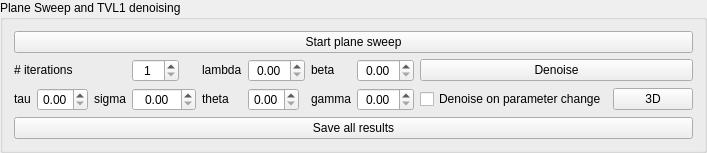
     <widget class="QGroupBox" name="groupBox_3">
      <property name="sizePolicy">
       <sizepolicy hsizetype="Preferred" vsizetype="Preferred">
        <horstretch>0</horstretch>
        <verstretch>0</verstretch>
       </sizepolicy>
      </property>
      <property name="title">
       <string>Plane Sweep and TVL1 denoising</string>
      </property>
      <layout class="QGridLayout" name="gridLayout_10">
       <item row="1" column="0" colspan="3">
        <widget class="QLabel" name="label_16">
         <property name="sizePolicy">
          <sizepolicy hsizetype="Fixed" vsizetype="Fixed">
           <horstretch>0</horstretch>
           <verstretch>0</verstretch>
          </sizepolicy>
         </property>
         <property name="text">
          <string># iterations</string>
         </property>
         <property name="buddy">
          <cstring>nIters</cstring>
         </property>
        </widget>
       </item>
       <item row="1" column="5">
        <widget class="QDoubleSpinBox" name="lambda">
         <property name="sizePolicy">
          <sizepolicy hsizetype="Fixed" vsizetype="Fixed">
           <horstretch>0</horstretch>
           <verstretch>0</verstretch>
          </sizepolicy>
         </property>
         <property name="alignment">
          <set>Qt::AlignCenter</set>
         </property>
         <property name="singleStep">
          <double>0.100000000000000</double>
         </property>
        </widget>
       </item>
       <item row="1" column="4">
        <widget class="QLabel" name="tvl1_lambda_label">
         <property name="sizePolicy">
          <sizepolicy hsizetype="Fixed" vsizetype="Fixed">
           <horstretch>0</horstretch>
           <verstretch>0</verstretch>
          </sizepolicy>
         </property>
         <property name="text">
          <string>lambda</string>
         </property>
         <property name="buddy">
          <cstring>lambda</cstring>
         </property>
        </widget>
       </item>
       <item row="2" column="0">
        <widget class="QLabel" name="tvl1_tau_label">
         <property name="sizePolicy">
          <sizepolicy hsizetype="Fixed" vsizetype="Fixed">
           <horstretch>0</horstretch>
           <verstretch>0</verstretch>
          </sizepolicy>
         </property>
         <property name="text">
          <string>tau</string>
         </property>
         <property name="buddy">
          <cstring>tvl1_tau</cstring>
         </property>
        </widget>
       </item>
       <item row="2" column="2">
        <widget class="QLabel" name="tvl1_sigma_label">
         <property name="sizePolicy">
          <sizepolicy hsizetype="Fixed" vsizetype="Fixed">
           <horstretch>0</horstretch>
           <verstretch>0</verstretch>
          </sizepolicy>
         </property>
         <property name="text">
          <string>sigma</string>
         </property>
         <property name="buddy">
          <cstring>tvl1_sigma</cstring>
         </property>
        </widget>
       </item>
       <item row="2" column="5">
        <widget class="QDoubleSpinBox" name="tvl1_theta">
         <property name="sizePolicy">
          <sizepolicy hsizetype="Fixed" vsizetype="Fixed">
           <horstretch>0</horstretch>
           <verstretch>0</verstretch>
          </sizepolicy>
         </property>
         <property name="alignment">
          <set>Qt::AlignCenter</set>
         </property>
         <property name="maximum">
          <double>1.000000000000000</double>
         </property>
         <property name="singleStep">
          <double>0.100000000000000</double>
         </property>
        </widget>
       </item>
       <item row="2" column="4">
        <widget class="QLabel" name="tvl1_theta_label">
         <property name="sizePolicy">
          <sizepolicy hsizetype="Fixed" vsizetype="Fixed">
           <horstretch>0</horstretch>
           <verstretch>0</verstretch>
          </sizepolicy>
         </property>
         <property name="text">
          <string>theta</string>
         </property>
         <property name="buddy">
          <cstring>tvl1_theta</cstring>
         </property>
        </widget>
       </item>
       <item row="2" column="1">
        <widget class="QDoubleSpinBox" name="tvl1_tau">
         <property name="sizePolicy">
          <sizepolicy hsizetype="Fixed" vsizetype="Fixed">
           <horstretch>0</horstretch>
           <verstretch>0</verstretch>
          </sizepolicy>
         </property>
         <property name="alignment">
          <set>Qt::AlignCenter</set>
         </property>
         <property name="maximum">
          <double>1.000000000000000</double>
         </property>
         <property name="singleStep">
          <double>0.050000000000000</double>
         </property>
        </widget>
       </item>
       <item row="1" column="6">
        <widget class="QLabel" name="tvl1_beta_label">
         <property name="sizePolicy">
          <sizepolicy hsizetype="Fixed" vsizetype="Fixed">
           <horstretch>0</horstretch>
           <verstretch>0</verstretch>
          </sizepolicy>
         </property>
         <property name="text">
          <string>beta</string>
         </property>
         <property name="buddy">
          <cstring>tvl1_beta</cstring>
         </property>
        </widget>
       </item>
       <item row="2" column="6">
        <widget class="QLabel" name="tvl1_gamma_label">
         <property name="sizePolicy">
          <sizepolicy hsizetype="Fixed" vsizetype="Fixed">
           <horstretch>0</horstretch>
           <verstretch>0</verstretch>
          </sizepolicy>
         </property>
         <property name="text">
          <string>gamma</string>
         </property>
         <property name="buddy">
          <cstring>tvl1_gamma</cstring>
         </property>
        </widget>
       </item>
       <item row="2" column="8">
        <widget class="QCheckBox" name="tvl1_rtupdate_box">
         <property name="sizePolicy">
          <sizepolicy hsizetype="Fixed" vsizetype="Fixed">
           <horstretch>0</horstretch>
           <verstretch>0</verstretch>
          </sizepolicy>
         </property>
         <property name="text">
          <string>Denoise on parameter change</string>
         </property>
        </widget>
       </item>
       <item row="2" column="3">
        <widget class="QDoubleSpinBox" name="tvl1_sigma">
         <property name="sizePolicy">
          <sizepolicy hsizetype="Fixed" vsizetype="Fixed">
           <horstretch>0</horstretch>
           <verstretch>0</verstretch>
          </sizepolicy>
         </property>
         <property name="alignment">
          <set>Qt::AlignCenter</set>
         </property>
         <property name="maximum">
          <double>100.000000000000000</double>
         </property>
        </widget>
       </item>
       <item row="1" column="3">
        <widget class="QSpinBox" name="nIters">
         <property name="sizePolicy">
          <sizepolicy hsizetype="Fixed" vsizetype="Fixed">
           <horstretch>0</horstretch>
           <verstretch>0</verstretch>
          </sizepolicy>
         </property>
         <property name="alignment">
          <set>Qt::AlignCenter</set>
         </property>
         <property name="minimum">
          <number>1</number>
         </property>
         <property name="maximum">
          <number>999</number>
         </property>
        </widget>
       </item>
       <item row="1" column="7">
        <widget class="QDoubleSpinBox" name="tvl1_beta">
         <property name="sizePolicy">
          <sizepolicy hsizetype="Fixed" vsizetype="Fixed">
           <horstretch>0</horstretch>
           <verstretch>0</verstretch>
          </sizepolicy>
         </property>
         <property name="alignment">
          <set>Qt::AlignCenter</set>
         </property>
        </widget>
       </item>
       <item row="2" column="7">
        <widget class="QDoubleSpinBox" name="tvl1_gamma">
         <property name="sizePolicy">
          <sizepolicy hsizetype="Fixed" vsizetype="Fixed">
           <horstretch>0</horstretch>
           <verstretch>0</verstretch>
          </sizepolicy>
         </property>
         <property name="alignment">
          <set>Qt::AlignCenter</set>
         </property>
        </widget>
       </item>
       <item row="2" column="9">
        <widget class="QPushButton" name="reconstruct_button">
         <property name="text">
          <string>3D</string>
         </property>
        </widget>
       </item>
       <item row="1" column="8" colspan="2">
        <widget class="QPushButton" name="denoiseBtn">
         <property name="sizePolicy">
          <sizepolicy hsizetype="Expanding" vsizetype="Fixed">
           <horstretch>0</horstretch>
           <verstretch>0</verstretch>
          </sizepolicy>
         </property>
         <property name="text">
          <string>Denoise</string>
         </property>
        </widget>
       </item>
       <item row="0" column="0" colspan="10">
        <widget class="QPushButton" name="pushButton">
         <property name="text">
          <string>Start plane sweep</string>
         </property>
        </widget>
       </item>
       <item row="3" column="0" colspan="10">
        <widget class="QPushButton" name="save">
         <property name="text">
          <string>Save all results</string>
         </property>
        </widget>
       </item>
      </layout>
     </widget>
